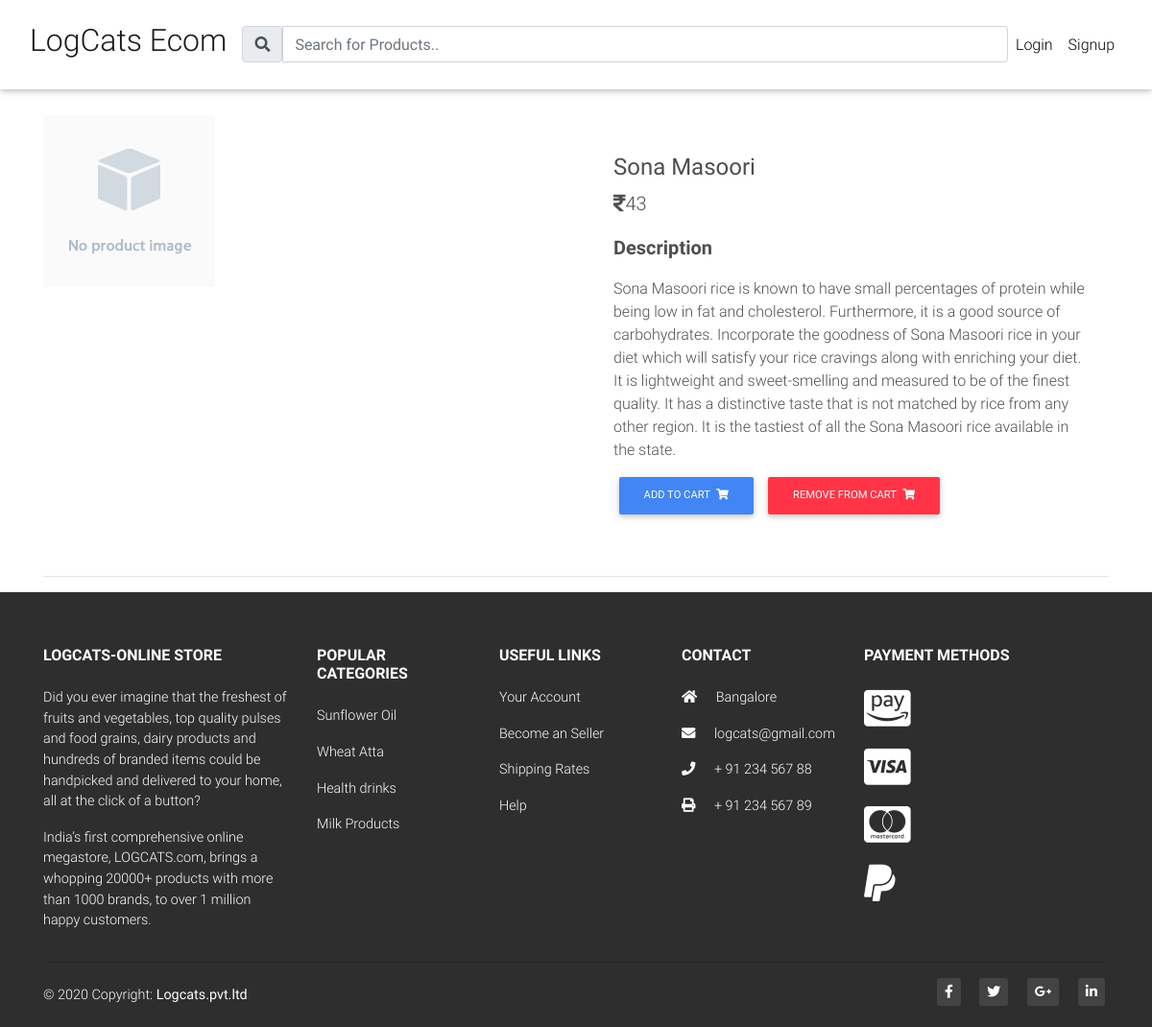
Screenshot of /product/sona-masoori/ with the database file from the repository.
### businessToConsumer/models.py (models this page shows, shortened)
class Item(models.Model):
    title = models.CharField(max_length=200)
    price = models.IntegerField()
    discount_price = models.IntegerField(blank=True, null=True)
    slug = models.SlugField()
    status = models.CharField(max_length=200)
    description = models.TextField()
    image = models.ImageField(default='default_product.png', upload_to='productImages')
    def get_add_to_cart_url(self):
        return reverse('add_to_cart', kwargs={'slug': self.slug})
    def get_remove_from_cart_url(self):
        return reverse('remove_from_cart', kwargs={'slug': self.slug})

### businessToConsumer/views.py (the view)
# urls.py: path('product/<slug>/', ProductDetail.as_view(), name='product'),
class ProductDetail(DetailView):
    model = Item
    template_name = 'product.html'

### templates/product.html (shortened to what this page needs)
{% extends 'base.html' %}
{% block content %}
<main class="mt-5 pt-4">
  <div class="container dark-grey-text mt-5">
    <div class="row wow fadeIn">
      <div class="col-md-6 mb-4">
        <img src="{{object.image.url}}" class="img-fluid" alt="">
      </div>
      <div class="col-md-6 mb-4">
        <div class="p-4">
          <div class="mb-3">
          <h4 class="mt-3"><strong>{{object.title}}</strong></h4>
          <p class="lead">
            <span class="mr-1">
              {% if object.discount_price %}
                <del><i class="fas fa-rupee-sign"></i>{{object.price}}</del>
                <span><i class="fas fa-rupee-sign"></i>{{object.discount_price}}</span>
              {% else %}
                <span><i class="fas fa-rupee-sign"></i>{{object.price}}</span>
              {% endif %}
            </span>
          </p>
          </div>
          <p class="lead font-weight-bold">Description</p>
          <p>{{object.description}}</p>
            <a href="{{object.get_add_to_cart_url}}" class="btn btn-primary btn-md my-0 p" type="submit">Add to cart
            <i class="fas fa-shopping-cart ml-1"></i>
          </a>
          <a href="{{object.get_remove_from_cart_url}}" class="btn btn-danger btn-md my-0 p" type="submit">Remove from cart
            <i class="fas fa-shopping-cart ml-1"></i>
          </a>
        </div>
      </div>
    </div>
    <hr>
  </div>
</main>
{% endblock content %}

### templates/base.html (style rules this page uses)
html, body, header, .carousel { height: 60vh; }

### rows the page displays
Item: image (placeholder picture), title "Sona Masoori", price "43", description "Sona Masoori rice is known to have small percentages of protein while being low in fat and cholesterol. Furthermore, it is a good source of carbohydrates. Incorporate the goodness of Sona Masoori rice in your diet which will satisfy your rice cravings along with enriching your diet. It is lightweight and sweet-smelling and measured to be of the finest quality. It has a distinctive taste that is not matched by rice from any other region. It is the tastiest of all the Sona Masoori rice available in the state."
